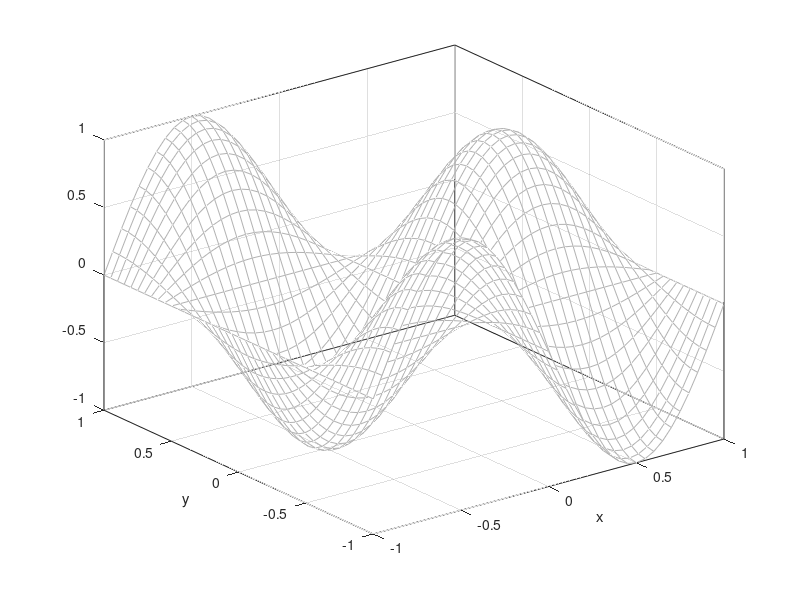

Write MATLAB code to recreate this figure. (Note: this script raises an error after producing the figure.)
clear; clc; close all;

% Define x and y ranges for the surface.
x = -1 : 0.05 : 1;
y = -1 : 0.05 : 1;
[x, y] = meshgrid(x, y);
z = sin(pi * x) .* cos(pi * y);

figure("Color", 'w', 'Position', [100, 100, 1000, 600]);
mesh(x, y, z, "EdgeColor", [0.7 0.7 0.7], 'FaceAlpha', 0.1, 'DisplayName', ... 
'Real Surface z = sin(\pi x)cos(\pi y)');
xlabel('x');
ylabel('y');
hold on; grid on; box on;

% Now define control point and contro grid;
number_control_point = 80;
u_control = linspace(0, 1, number_control_point);
v_control = linspace(0, 1, number_control_point);

[ugrid, vgrid] = meshgrid(u_control, v_control);

% Now map ugrid and vgrid to [-1, 1]
px = -1 + 2 * ugrid;
py = -1 + 2 * vgrid;
pz = sin(pi * px) .* cos(pi * py);

% Now we have to select how many point we would evaluate in our final grid
n = 300;
u_eval = linspace(0, 1, n);
v_eval = linspace(0, 1, n);

% Now here is the trick. We have a 3D space, and we will get 2 parameter. 
% We will take x, y, z from each row of Px, Py, Pz, and evaluate temporary point 
% for all u. 
% So for each row of Px, Py, Pz we will n points with x, y, z coordinate. 
% We will collect them and put them three temporary Matrix, X, Y, Z. 
% so each X, Y, Z would have n rows, and num_control_point columns, as that many 
% layer we have on the control grid.
X = zeros(n, number_control_point);
Y = zeros(n, number_control_point);
Z = zeros(n, number_control_point);

for i = 1 : number_control_point
    P = [px(i, :)', py(i, :)', pz(i, :)'];
    T = Bezier_CastelJau_Curve(P, u_eval);
    X(:, i) = T(:, 1);
    Y(:, i) = T(:, 2);
    Z(:, i) = T(:, 3);
end

% Now we will fix a u, and send the whole corresponding temporary 
% x, y, z that were calculated for that fix u, with all v to 
% Bezier_CastelJau_Curve function. That way for a fix u, we get all vs.
% Then from the return of that function, we will collect one row of xs,
% one row of ys and one row zs.

% Also we need to predefine 3 n * n matrix to save the X, Y, Z final grid.
X_surf = zeros(n, n);
Y_surf = zeros(n, n);
Z_surf = zeros(n, n);



for i = 1 : n 
    % for each u, say for u1, we gotta take the first x, first y, and first z 
    % from all X, Y, Z. So for u1, we gotta take X as X(i, :)', and so on.
    P = [X(i, :)', Y(i, :)', Z(i, :)'];
    T = Bezier_CastelJau_Curve(P, v_eval);

    % Output T is for each fix u, and for corresponding all vs.
    X_surf(i, :) = T(:, 1);
    Y_surf(i, :) = T(:, 2);
    Z_surf(i, :) = T(:, 3);

end

surf(X_surf, Y_surf, Z_surf, 'FaceAlpha', 0.8, 'EdgeColor', 'k', ...
        'LineWidth', 0.3, 'DisplayName', 'DeCastelJau Surface Patch');
hold off;
